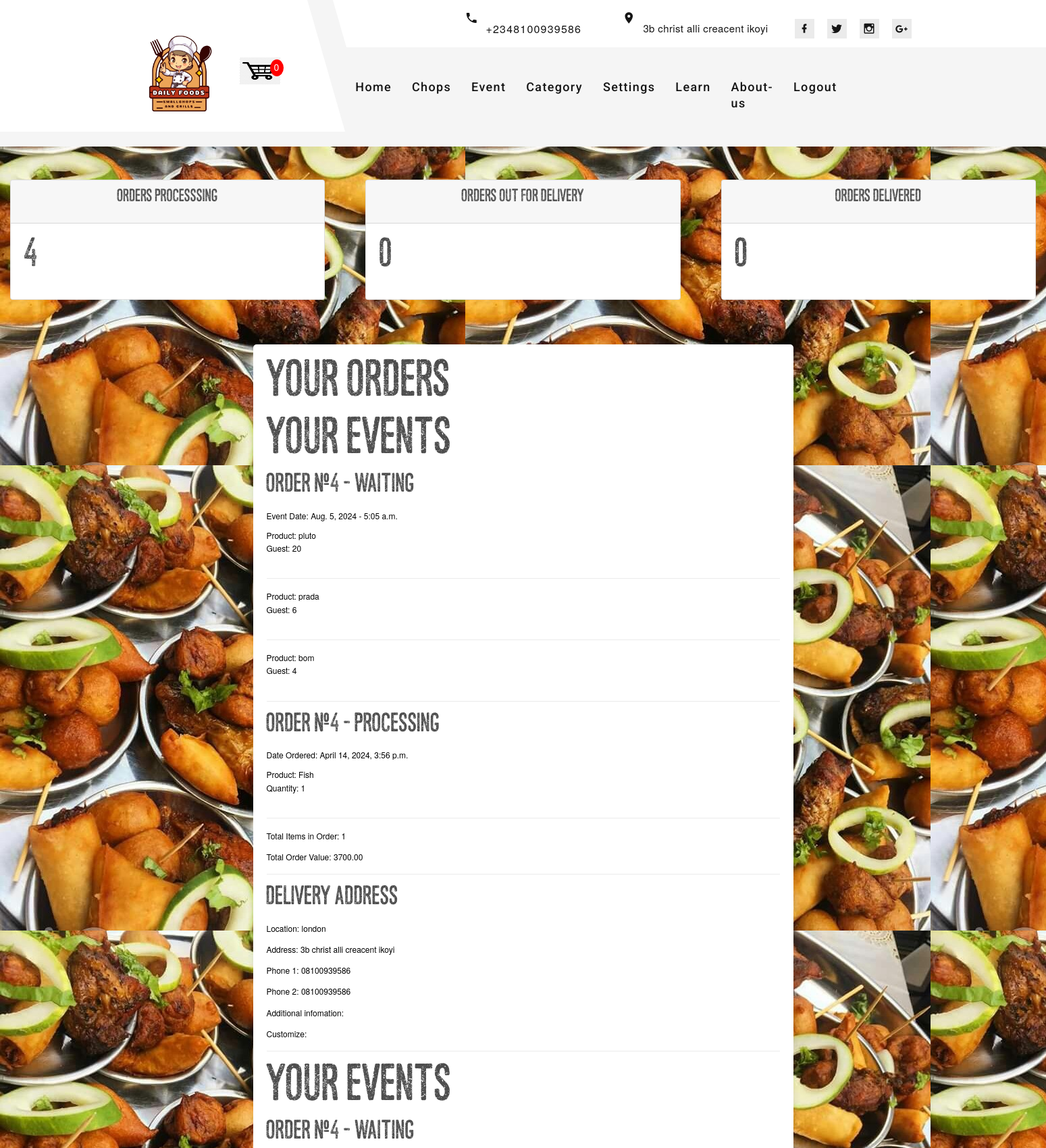
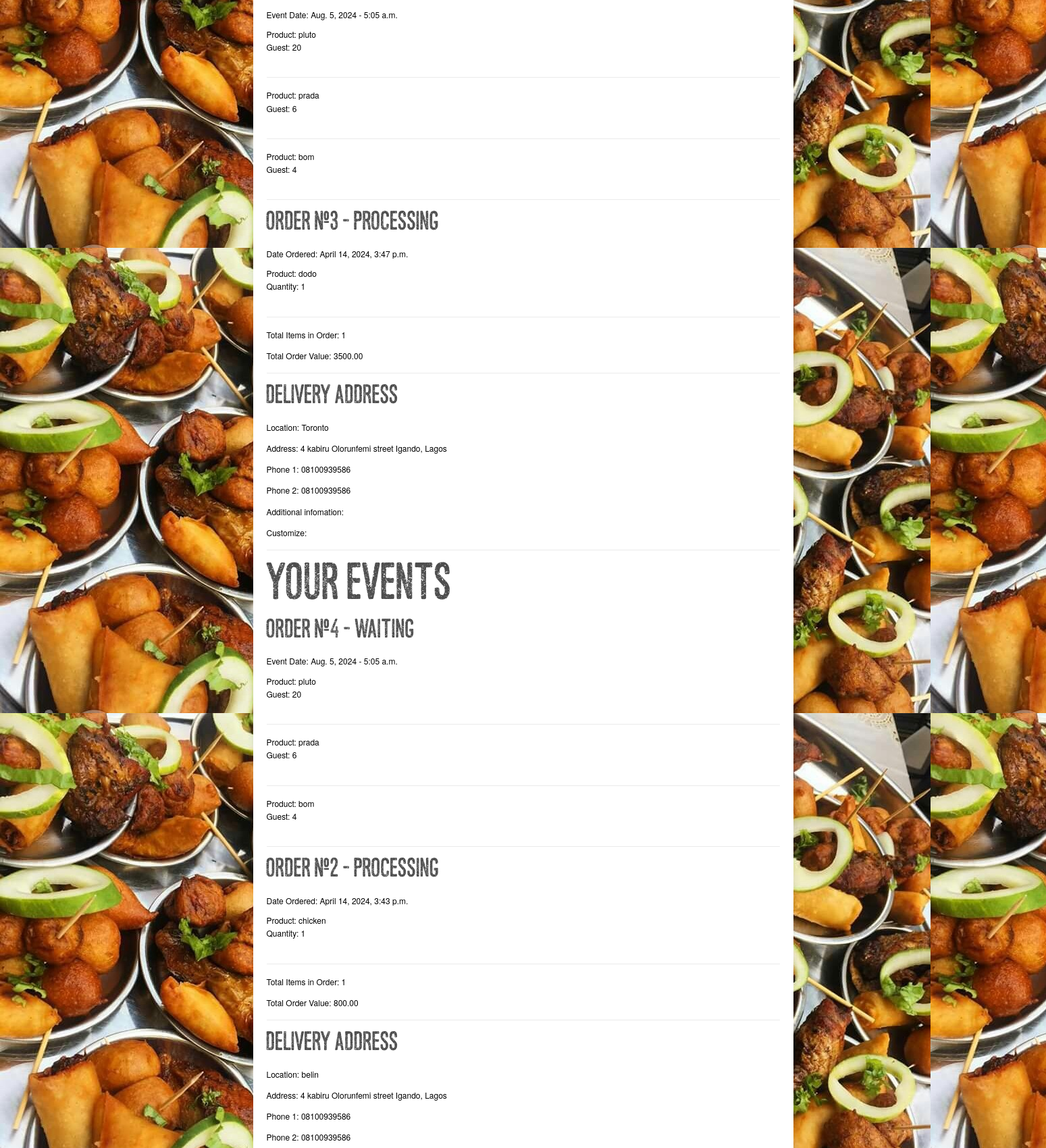
/orders/ (signed in, upper part), run on the app's committed database (2 pictures, top to bottom).
### smallchops/models.py (models this page shows, shortened)
class Order(models.Model):
    STATUS = (
        ('Processing', 'Processing'),
        ('Out_for_delivery', 'Out for delivery'),
        ('Delivered', 'Delivered'),
    )
    customer = models.ForeignKey(Customer, null=True, on_delete=models.SET_NULL)
    shippingaddress = models.ForeignKey(ShippingAddress, null=True, on_delete=models.SET_NULL)
    amount = models.PositiveBigIntegerField(null=True)
    date_ordered = models.DateTimeField(auto_now_add=True)
    complete = models.BooleanField(default=False, null=True, blank=False)
    ref = models.CharField(max_length=200, null=True)
    status = models.CharField(max_length=200, null=True, choices=STATUS, default='Processing')
    def __str__(self):
        return str(self.id)
    @property
    def get_cart_total(self):
        orderitems = self.orderitem_set.all()
        total = sum([item.get_total for item in orderitems])
        return total
    @property
    def get_cart_items(self):
        orderitems = self.orderitem_set.all()
        total = sum([item.quantity for item in orderitems])
        return total

class Event(models.Model):
    STATUS = (
        ('Waiting', 'Waiting'),
        ('Went', 'Went'),
    )
    TIME_CHOICES = [
        ('AM', 'AM'),
        ('PM', 'PM'),
    ]
    customer = models.ForeignKey(Customer, on_delete=models.CASCADE)
    first_name = models.CharField(max_length=100)
    last_name = models.CharField(max_length=100)
    address = models.TextField(max_length=500)
    date = models.DateField()
    time = models.TimeField()
    time_type = models.CharField(max_length=200, choices=TIME_CHOICES, default='AM')
    status = models.CharField(max_length=200, null=True, choices=STATUS, default='Waiting')
    phone1 = models.CharField(max_length=15)
    phone2 = models.CharField(max_length=15)
    paid = models.BooleanField(default=False, null=True, blank=False)
    amount = models.PositiveBigIntegerField(null=True)
    ref = models.CharField(max_length=200, null=True)
    evtproducts = models.ManyToManyField(EvtProduct, through='EventItem', related_name='event_item')

class EventItem(models.Model):
    event = models.ForeignKey(Event, on_delete=models.CASCADE)
    chops = models.ForeignKey(EvtProduct, on_delete=models.CASCADE)
    guest = models.PositiveIntegerField()

class EvtProduct(models.Model):
    name = models.CharField(max_length=200, null=True)
    price = models.DecimalField(max_digits=7, decimal_places=2)
    description = models.TextField(max_length=500, null=True, blank=True)
    evtimage = models.ImageField( upload_to="eventproducts/", null=True, blank=True)

class OrderItem(models.Model):
    product = models.ForeignKey(Product, on_delete=models.SET_NULL, null=True)
    order = models.ForeignKey(Order, on_delete=models.SET_NULL, blank=True, null=True)
    quantity = models.IntegerField(default=0, null=True, blank=True)
    date_added = models.DateTimeField(auto_now_add=True)
    @property
    def get_total(self):
        total = self.product.price * self.quantity
        return total

class Product(models.Model):
    name = models.CharField(max_length=200, null=True)
    price = models.DecimalField(max_digits=7, decimal_places=2)
    description = models.TextField( max_length=500, null=True)
    date_created = models.DateTimeField(auto_now_add=True, null=True)
    category = models.ManyToManyField(Category, related_name='products')
    image = models.ImageField( upload_to="products/", null=True, blank=True)

class ShippingAddress(models.Model):
    delivery =  models.ForeignKey(Delivery, on_delete=models.SET_NULL, blank=False, null=True)
    address = models.CharField(max_length=200, null=True, blank=False)
    phone1 = models.CharField(max_length=200, null=True, blank=False)
    phone2 = models.CharField(max_length=200, null=True, blank=False)
    customize = models.ImageField(upload_to="customize/", null=True, blank=True)
    additional_information  = models.TextField(max_length=500, null=True, blank=True)
    date_added = models.DateTimeField(auto_now_add=True)

class Delivery(models.Model):
    location = models.CharField(max_length=200, null=True)
    price = models.DecimalField(max_digits=7, decimal_places=2)
    def __str__(self):
        return self.location

### smallchops/decorators.py (the view)
        def wrapper_func(request, *args, **kwargs):
            group = None
            if request.user.groups.exists():
                group = request.user.groups.all()[0].name
            if group in allowed_roles:
              return view_func(request, *args, **kwargs)
            else:
                return HttpResponse('you are not allowed to view this page')

### smallchops/utils.py (called while the page is built)
def cartData(request):
    items = []
    order = {'get_cart_total': 0, 'get_cart_items': 0, 'shipping': False}
    cartItems = order['get_cart_items']
    if request.user.is_authenticated:
        customer = request.user.customer
        order, created = Order.objects.get_or_create(customer=customer, complete=False,)
        items = order.orderitem_set.all()
        cartItems = order.get_cart_items
    return {'items': items, 'order': order, 'cartItems': cartItems}

### templates/chops/user-order.html (shortened to what this page needs)
{% extends "chops/base.html" %}
{% load static %}
{% block content %}
<br>
<div class="row">
    <div class="col">
        <div class="col-md">
            <div class="card text-center text-white mb-3" id="total-orders">
                <div class="card-header">
                    <h5 class="card-title">Orders Processsing</h5>
                </div>
                <div class="card-body">
                    <h3 class="card-titles">{{processing}}</h3>
                </div>
            </div>
        </div>
    </div>
    <div class="col">
        <div class="col-md">
            <div class="card text-center text-white mb-3" id="total-orders">
                <div class="card-header">
                    <h5 class="card-title">Orders out for delivery</h5>
                </div>
                <div class="card-body">
                    <h3 class="card-titles">{{out_for_delivery}}</h3>
                </div>
            </div>
        </div>
    </div>
    <div class="col">
        <div class="col-md">
            <div class="card text-center text-white mb-3" id="total-orders">
                <div class="card-header">
                    <h5 class="card-title">Orders delivered</h5>
                </div>
                <div class="card-body">
                    <h3 class="card-titles">{{delivered}}</h3>
                </div>
            </div>
        </div>
    </div>
</div>
<div class="form">
    <h2>Your Orders</h2>
    {% for order in page_obj %}
        {% if order.complete %}
            <h4>Order #{{ order.id }} - {{ order.status }}</h4>
            <p>Date Ordered: {{ order.date_ordered }}</p>
            <ul class="ulu">
                {% for order_item in order.orderitem_set.all %}
                    <li class="lii">
                        Product: {{ order_item.product.name }}<br>
                        Quantity: {{ order_item.quantity }}<br>
                        <br>
                    </li>
                    <hr>
                {% endfor %}
            </ul>
            <p>Total Items in Order: {{ order.get_cart_items }}</p>
            <p>Total Order Value: {{ order.get_cart_total }}</p>
            <hr>
            {% if order.shippingaddress %}
                <h4>Delivery Address</h4>
                <p>Location: {{ order.shippingaddress.delivery }}</p>
                <p>Address: {{ order.shippingaddress.address }}</p>
                <p>Phone 1: {{ order.shippingaddress.phone1 }}</p>
                <p>Phone 2: {{ order.shippingaddress.phone2 }}</p>
                <P>Additional infomation: {{order.shippingaddress.additional_information }}</P>
                <p>Customize: {% if order_item.customize %}<img src="{{ order_item.customize.url }}" alt="Customization Image">{% endif %}</p>
            {% else %}
                <p>No shipping address available for this order.</p>
            {% endif %}
            <hr>
        {% endif %}
        <h2>Your Events</h2>
        {% for event in events %}
            {% if event.paid %}
                <h4>Order #{{ event.id }} - {{ event.status }}</h4>
                <p>Event Date: {{ event.date }} - {{ event.time}}</p>
                <ul class="ulu">
                    {% for event_item in event.eventitem_set.all %}
                        <li class="lii">
                            Product: {{ event_item.chops.name }}<br>
                            Guest: {{ event_item.guest }}<br>
                            <br>
                        </li>
                        <hr>
                    {% endfor %}
                </ul>
            {% endif %}
        {% endfor %}
    {% endfor %}
</div>
{% endblock %}

### static/css/main.css (style rules this page uses)
h1,h2,h3,h4,h5,h6 { color:hsl(0, 0%, 30%); }

### data on the page
Event: id "4", status "Waiting", date "Aug. 5, 2024", time "5:05 a.m."
EventItem: chops.name "pluto", guest "20"
EventItem: chops.name "prada", guest "6"
EventItem: chops.name "bom", guest "4"
Order: id "4", status "Processing", date_ordered "April 14, 2024, 3:56 p.m.", get_cart_items "1", get_cart_total "3700.00", shippingaddress.delivery "london", shippingaddress.address "3b christ alli creacent ikoyi", shippingaddress.phone1 "08100939586", shippingaddress.phone2 "08100939586"
OrderItem: product.name "Fish", quantity "1"
Order: id "3", status "Processing", date_ordered "April 14, 2024, 3:47 p.m.", get_cart_items "1", get_cart_total "3500.00", shippingaddress.delivery "Toronto", shippingaddress.address "4 kabiru Olorunfemi street Igando, Lagos", shippingaddress.phone1 "08100939586", shippingaddress.phone2 "08100939586"
OrderItem: product.name "dodo", quantity "1"
Order: id "2", status "Processing", date_ordered "April 14, 2024, 3:43 p.m.", get_cart_items "1", get_cart_total "800.00", shippingaddress.delivery "belin", shippingaddress.address "4 kabiru Olorunfemi street Igando, Lagos", shippingaddress.phone1 "08100939586", shippingaddress.phone2 "08100939586"
OrderItem: product.name "chicken", quantity "1"

### other printed values
{{ cartItems }} "0"
{{ processing }} "4"
{{ out_for_delivery }} "0"
{{ delivered }} "0"
